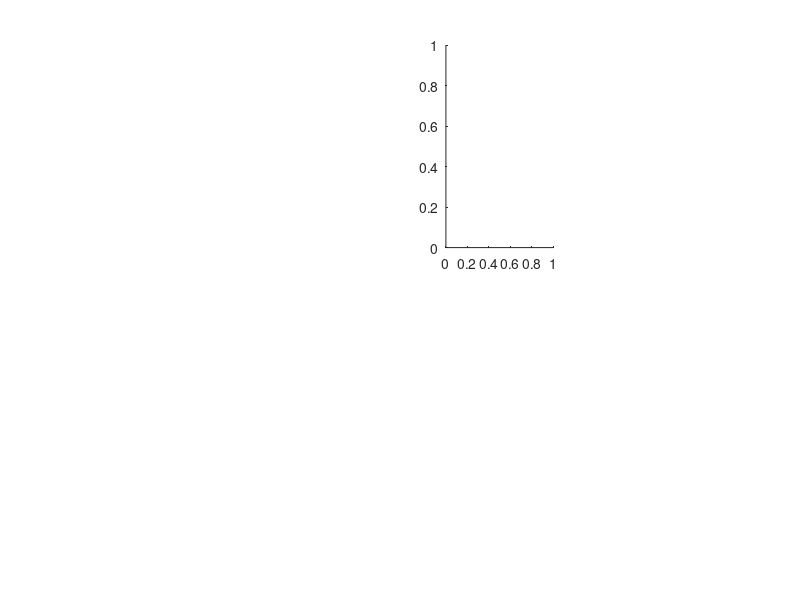

Reproduce this figure in MATLAB. (Note: this script raises an error after producing the figure.)
%
%
%
%

% First figure
figure;

subplot(2,4,3);%,'Position',[0.05 0.45 0.2 0.4]
% Level_Te=[0.1,0.2,0.5,0.8,1.0,1.5,2.0,2.5,3.0,5.0,8.0,10.0,12.0,14.0,16.0,18.0,20.0,24.0,28.0,32.0,36.0,40.0,50.0,60.0,70.0,80.0,90.0,100.0,120.0,150.0];
% iout=plot2D(nx,ny,nc1,nc2,nc3,nc4,ntt,nsep,nsep2,PATH_PREFIX,te,'$T_e, \; \rm eV$','Te_log10',Level_Te,label2D,Plot2DMargins);
Level_Te_log=logspace(0,3,30);
iout=plot2D(nx,ny,nc1,nc2,nc3,nc4,ntt,nsep,nsep2,PATH_PREFIX,log10(te),'$T_e, \; \rm eV$','Te_log10',log10(Level_Te_log),label2D,Plot2DMargins);
%legend(hcontour,label2D,'Location','SouthWest');

subplot(2,4,4);
Level_phiTe=[-50 -40 -30 -25 -20 -18 -16 -14 -12 -10 -8 -6 -4 -2 0 2 4 6 8 10 12 14 16 18 20 25 30 40 45 50]/2.0;
plot2D(nx,ny,nc1,nc2,nc3,nc4,ntt,nsep,nsep2,PATH_PREFIX,po./te,'$\varphi/T_e$','poTe',Level_phiTe,label2D,Plot2DMargins);
%legend(hcontour,label2D,'Location','SouthWest');

subplot(2,4,1);
Level_ne_log=logspace(-1,1.699,50);
plot2D(nx,ny,nc1,nc2,nc3,nc4,ntt,nsep,nsep2,PATH_PREFIX,log10(ne*1.0e-19),'$n_e, \; \rm 10^{19} \; m^{-3}$','ne_log10',log10(Level_ne_log),label2D,Plot2DMargins);
%legend(hcontour,label2D,'Location','SouthWest');

subplot(2,4,2);
Level_nN_log=logspace(-3,-1.699,30);
plot2D(nx,ny,nc1,nc2,nc3,nc4,ntt,nsep,nsep2,PATH_PREFIX,log10(nN_tot*1.0e-19),'$n_{N^{\rm total}}, \; \rm 10^{19} \; m^{-3}$','nNtot_log10',log10(Level_nN_log),label2D,Plot2DMargins);
%legend(hcontour,label2D,'Location','SouthWest');

subplot(2,4,8);
plot_poloidal_arrow(nx,ny,nc1,nc2,nc3,nc4,ntt,nsep,nsep2,PATH_PREFIX,jx_prllc_dens,'$j_{||}$','jprll_arrows',Plot2DMargins);
legend(label2D,'Location','NorthEast');
legend('boxoff');

subplot(2,4,5);
Level_Qe=[-40000000 -20000000 -10000000 -8000000 -6000000 -4000000 -2000000 -1000000 -800000 -600000 -400000 -200000 -100000 -80000 -60000 -40000 -20000 -10000 0];
Level_Qe_log10=logspace(5,7.6989,30);
iout=plot2D(nx,ny,nc1,nc2,nc3,nc4,ntt,nsep,nsep2,PATH_PREFIX,log10(-(she_stel+she_eir)./vol/1.0e6),'$\rm Q^{e}_{loss},\: a+i \; \rm MW/m^3$','Qe_tot_log10',log10(Level_Qe_log10/1.0e6),label2D,Plot2DMargins_whole);

subplot(2,4,6);
Level_div_f=[-5e24 -4e24 -3e24 -2e24 -1e24 -8e23 -4e23 -2e23 -1e23 -8e22 -6e22 -4e22 -2e22 -1e22 -8e21 -5e21 -2e21 -1e21 -8e20 -5e20 -2e20 -1e20 -5e19 -2e19 -1e19 0 ...
    1e19 2e19 5e19 1e20 2e20 5e20 8e20 1e21 2e21 5e21 8e21 1e22 2e22 4e22 6e22 8e22 1e23 2e23 4e23 8e23 1e24 2e24 3e24 4e24 5e24]/10.0;
iout=plot2D(nx,ny,nc1,nc2,nc3,nc4,ntt,nsep,nsep2,PATH_PREFIX,sna_eir(:,:,is_main)./vol,'$S_{D^{+}} , \rm  \; s^{-1}m^{-3}$','source01_Eirene',Level_div_f*5.0,label2D,Plot2DMargins_whole);

subplot(2,4,7);
iout=plot2D(nx,ny,nc1,nc2,nc3,nc4,ntt,nsep,nsep2,PATH_PREFIX,sna_eir(:,:,is_N01)./vol,'$S_{N^{+}}, \rm  \; s^{-1}m^{-3}$','sourceN01_Eirene',Level_div_f/100.0,label2D,Plot2DMargins_whole);

print('-depsc2',[PATH_PREFIX,'Subplots.eps']);
